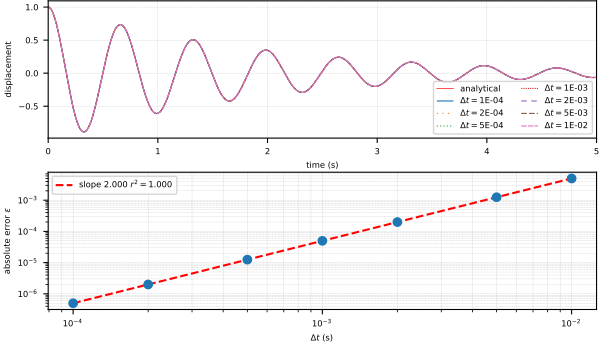

Here is the Python script that generated this plot:
import os
from pathlib import Path

import h5py
import matplotlib
import numpy as np
from matplotlib import pyplot as plt
from numpy import exp
from scipy.stats import linregress
import dataclasses
from itertools import cycle


def get_line_style():
    ls_tuple = [
        ("solid", (0, ())),
        ("loosely dotted", (0, (1, 4))),
        ("dotted", (0, (1, 2))),
        ("densely dotted", (0, (1, 1))),
        ("loosely dashed", (0, (5, 4))),
        ("dashed", (0, (5, 2))),
        ("densely dashed", (0, (5, 1))),
        ("loosely dashdotted", (0, (3, 4, 1, 4))),
        ("dashdotted", (0, (3, 2, 1, 2))),
        ("densely dashdotted", (0, (3, 1, 1, 1))),
        ("loosely dashdotdotted", (0, (3, 4, 1, 4, 1, 4))),
        ("dashdotdotted", (0, (3, 2, 1, 2, 1, 2))),
        ("densely dashdotdotted", (0, (3, 1, 1, 1, 1, 1))),
    ]

    for v in cycle(ls_tuple):
        yield v[1]


LS = get_line_style()


@dataclasses.dataclass
class Response:
    time: np.ndarray
    displacement: np.ndarray
    error: np.ndarray = None


u0 = 1
v0 = 0

matplotlib.rcParams.update({"font.size": 6})


def system(omega, s, m):
    roots = np.roots([1, s, omega**2, (s + m) * omega**2])
    print("roots", roots)

    r1, r2, r3 = roots

    coef = np.ones([3, 3], dtype=complex)
    coef[1, 0] = -r2 - r3
    coef[2, 0] = r2 * r3
    coef[1, 1] = -r1 - r3
    coef[2, 1] = r1 * r3
    coef[1, 2] = -r2 - r1
    coef[2, 2] = r2 * r1

    w = np.linalg.solve(coef, np.array([u0, u0 * s + v0, s * v0]))

    def _f(_t):
        return np.dot(w, exp(roots * _t)).real

    return _f


def analytical(para):
    vibrator = system(*para)
    t = 20
    dt = 0.01
    x = np.linspace(0, t, int(t / dt) + 1)
    y = np.zeros(len(x))
    for i in range(len(x)):
        y[i] = vibrator(x[i])

    plt.plot(x, y, "r", label="analytical", linewidth=0.5)

    return vibrator


def numerical(vibrator, pick):
    name = "R1-U"
    with h5py.File(f"{name}-{str(pick)}.h5", "r") as f:
        data = f[f"/{name}/{name}2"]
        time = data[:, 0]
        displacement = data[:, 1]

    ref = np.zeros(len(time))
    for i in range(len(time)):
        ref[i] = vibrator(time[i])

    error = ref - displacement

    return Response(time, displacement, error)


if __name__ == "__main__":
    os.chdir(Path(__file__).parent)

    fig = plt.figure(figsize=(6, 3.5))
    fig.add_subplot(211)

    results = {}

    sdof = analytical([10, 10, -2])
    results["0.0001"] = numerical(sdof, 0.0001)
    results["0.0002"] = numerical(sdof, 0.0002)
    results["0.0005"] = numerical(sdof, 0.0005)
    results["0.001"] = numerical(sdof, 0.001)
    results["0.002"] = numerical(sdof, 0.002)
    results["0.005"] = numerical(sdof, 0.005)
    results["0.01"] = numerical(sdof, 0.01)

    for key, value in results.items():
        plt.plot(
            value.time,
            value.displacement,
            label=f"$\\Delta{{}}t=${float(key):1.0E}",
            linestyle=next(LS),
            linewidth=0.8,
        )

    plt.legend(loc="lower right", ncol=2)
    plt.xlabel("time (s)")
    plt.ylabel("displacement")
    plt.grid(which="both", linestyle="--", linewidth=0.2)
    plt.xlim(0, 5)

    fig.add_subplot(2, 1, 2)

    error_x = []
    error_y = []
    for key, value in results.items():
        error_x.append(float(key))
        error_y.append(np.max(np.abs(value.error)))

    result = linregress(np.log(error_x), np.log(error_y))
    plt.loglog(
        error_x,
        np.exp(result[1]) * np.power(error_x, result[0]),
        "r--",
        label=f"slope {result[0]:.3f} $r^2=${result[2] ** 2:.3f}",
    )
    plt.loglog(error_x, error_y, "o")
    plt.grid(which="both", linestyle="--", linewidth=0.2)
    plt.legend()
    plt.xlabel(r"$\Delta{}t$ (s)")
    plt.ylabel("absolute error $\\epsilon$")

    fig.tight_layout(pad=0.1)
    fig.savefig("UDD.SDOF.pdf")

    fig = plt.figure(figsize=(6, 2))

    for key, value in results.items():
        plt.plot(
            value.time,
            np.abs(value.error),
            label=f"$\\Delta{{}}t=${float(key):1.0E}",
            linestyle=next(LS),
            linewidth=0.8,
        )

    plt.yscale("log")
    plt.legend(loc="lower right", ncol=2)
    plt.xlabel("time (s)")
    plt.ylabel("absolute error $\\epsilon$")
    plt.grid(which="both", linestyle="--", linewidth=0.2)
    plt.xlim(0, 5)

    fig.tight_layout(pad=0.1)
    fig.savefig("UDD.SDOF.ERROR.pdf")
